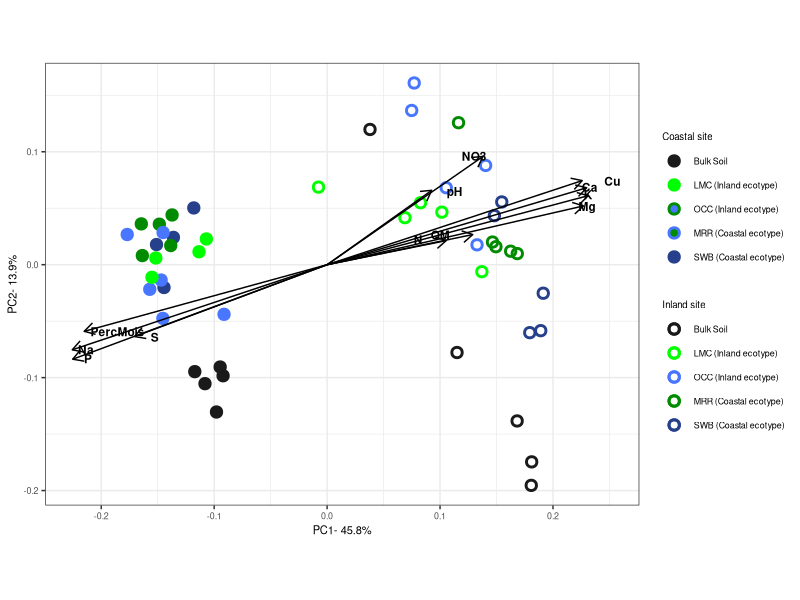
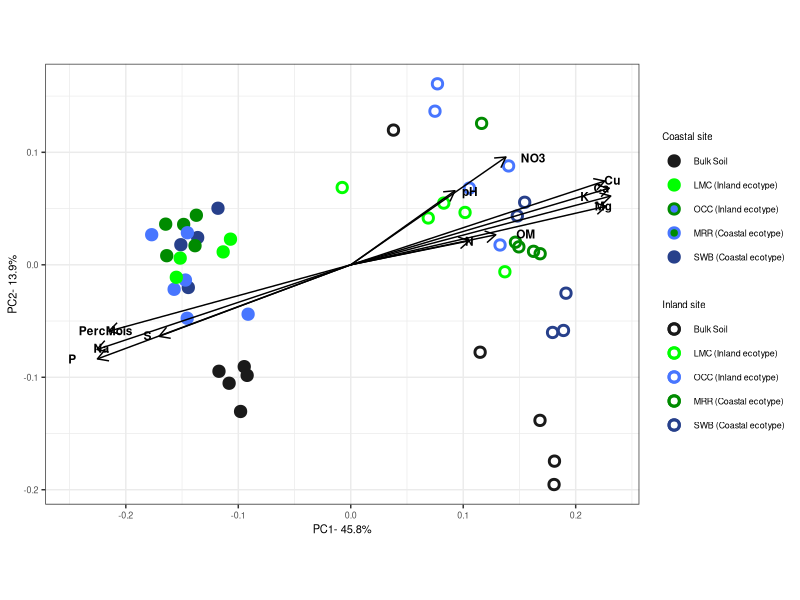

Here is the R script that generated these plots, in order:
## PCoA

library(vegan)

#import otu table (remove "#Constructed from biom file " from first line before importing).
mim_otu<-read.table("zotu_table_forR.txt", row.names=1, header=T)

#import environmental data (remove "#" from first line before importing).
#remove "BarcodeSequence" column before importing.
#remove "LinkerPrimerSequence" column before importing.
mim_envir<-read.table("Mimulus_metadata_FULL.txt", header=T, sep='\t', row.names=1)

#make new dataframe with only pcoa axis scores for axis1 and axis2
mim.pcoa<- data.frame(mim_envir$WU_Axis1,mim_envir$WU_Axis2)
row.names(mim.pcoa)<-row.names(mim_envir)

#reduce environmental data to variables of interest
mim_envir_trimmed <- subset(mim_envir, select=c("pH",	"Phosphorus",	"Potassium",	"Calcium",	"Magnesium",	"Copper",	"Percent_Organic_Matter",	"Sodium",	"Nitrate",	"Ammonium",	"Percent_Moisture",	"TotalN",	"Sulfur"))
#replace column headers with abbreviations
names(mim_envir_trimmed) <- c("pH",	"P",	"K",	"Ca",	"Mg",	"Cu",	"OM",	"Na",	"NO3",	"NH4",	"PercMois",	"N",	"S")

#fit environment data to PCoA axis scores
mim.envfit<-envfit(mim.pcoa, mim_envir_trimmed)
mim.envfit

#environment scores (vectors scaled by R2 values)
mim.scores<-as.data.frame(scores(mim.envfit, display="vectors"))
mim.scores <- cbind(mim.scores, Variable = rownames(mim.scores))

#This is how to calculate the multiplier
#but it doesn't make the graph look any better.
#mult <-vegan:::ordiArrowMul(result_of_envfit)

mult <-.25

#Remove variables that were not significantly correlated with axis1 or axis2
list <- c("NH4")
mim.scores<-mim.scores[!(row.names(mim.scores) %in% list), ]





#split mim_envir into coastal site and inland site
mim_envir_Inland<-subset(mim_envir, Site_planted =="Inland")
mim_envir_Coastal<-subset(mim_envir,Site_planted =="Coastal")

library(ggplot2)
Fig1<-ggplot()+
  theme_bw()+
  geom_point(aes(mim_envir_Inland$WU_Axis1, y=mim_envir_Inland$WU_Axis2,color=mim_envir_Inland$SampleType),size=2.5,shape=21,stroke=1.5)+
  geom_point(aes(mim_envir_Coastal$WU_Axis1,y=mim_envir_Coastal$WU_Axis2,fill=mim_envir_Coastal$SampleType,color=mim_envir_Coastal$SampleType),size=2.5,shape=21,stroke=1.5)+  
  xlab("PC1- 45.8%")+
  ylab("PC2- 13.9%")+
  coord_fixed()+
  scale_color_manual(name="Inland site", breaks=c("Bulk Soil","LMC (Inland ecotype)","OCC (Inland ecotype)","MRR (Coastal ecotype)","SWB (Coastal ecotype)"),values=c("gray10","green","royalblue1","green4","royalblue4"))+
  scale_fill_manual(name="Coastal site", breaks=c("Bulk Soil","LMC (Inland ecotype)","OCC (Inland ecotype)","MRR (Coastal ecotype)","SWB (Coastal ecotype)"),values=c("gray10","green","royalblue1","green4","royalblue4"))+
  geom_segment(data=mim.scores, aes(x=0, xend=mult*mim_envir.WU_Axis1, y=0, yend=mult*mim_envir.WU_Axis2), arrow = arrow(length = unit(0.3, "cm")), colour = "black")+
  geom_text(data = mim.scores, aes(x = mult*mim_envir.WU_Axis1, y = mult*mim_envir.WU_Axis2, label = Variable), size = 3,fontface="bold",position=position_jitter(width=0.03,height=0.001))+
  theme(text = element_text(size=8),legend.title=element_text(size=7))+
  guides(fill = guide_legend(override.aes = list(colour = c("gray10","green","green4","royalblue1","royalblue4"))))
Fig1

#ggsave("Figure1.pdf",Fig1,width=190,height=120,units="mm")
ggsave("Figure1.tiff",Fig1,width=6, height=4, units="in",dpi=300)





#https://stackoverflow.com/questions/12410908/combine-legends-for-color-and-shape-into-a-single-legend







